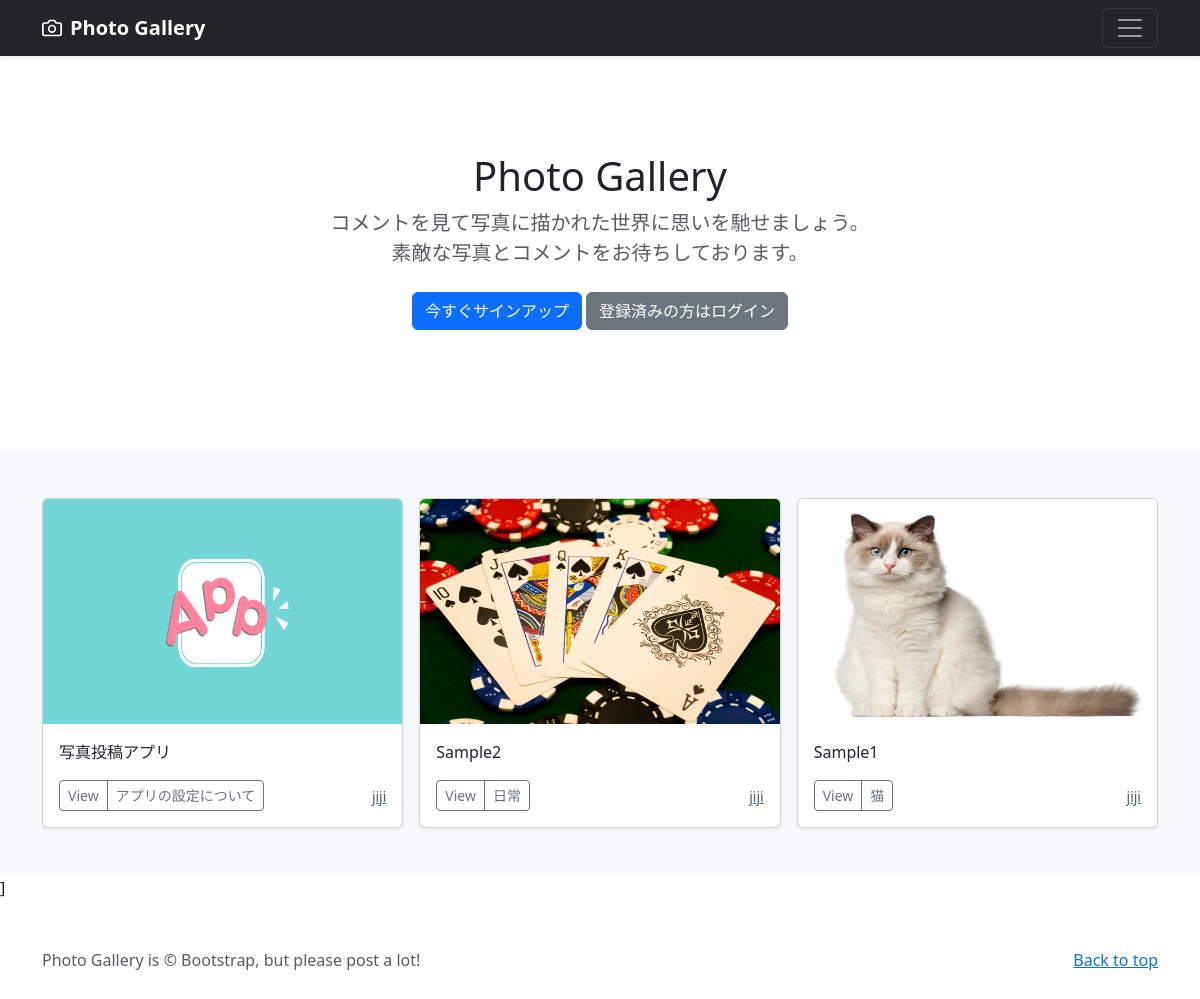
The page / on the database its author committed.
### photo/models.py (models this page shows, shortened)
class PhotoPost1(models.Model):
    user = models.ForeignKey(
        CustomUser,
        verbose_name='ユーザー',
        on_delete=models.CASCADE,
    )
    category = models.ForeignKey(
        Category1,
        verbose_name='カテゴリ',
        on_delete=models.PROTECT,
    )
    title = models.CharField(
        verbose_name='タイトル',
        max_length=200, #最大文字数は200文字
    )
    comment = models.TextField(
        verbose_name='コメント',
    )
    image1 = models.ImageField(
        verbose_name='イメージ1',
        upload_to = 'photos' #MEDIA_ROOT以下のphotosにファイル保存
    )
    image2 = models.ImageField(
        verbose_name='イメージ2',
        upload_to = 'photos',   #MEDIA_ROOT以下のphotosにファイル保存
        blank = True,   #フィールド値の設定は必須ではない
        null = True     #データベースにnullが保存されることを許容
    )
    posted_at = models.DateTimeField(
        verbose_name='投稿日時',
        auto_now_add=True   #日時を自動追加
    )

class Category1(models.Model):
    title = models.CharField(
        verbose_name='カテゴリ',
        max_length=20)

### accounts/models.py (models this page shows)
class CustomUser(AbstractUser):
    pass

### photo/views.py (the view)
# urls.py: path('', views.IndexView.as_view(), name='index'),
class IndexView(generic.ListView):
    template_name = 'index.html'
    queryset = PhotoPost1.objects.order_by('-posted_at')
    paginate_by = 9

### photo/templates/index.html (shortened to what this page needs)
{% extends 'base.html' %}
    {% block contents %}
    {% include "photos_title.html" %}
    {% include "photos_list.html" %}
    ]
    {% endblock %}

### photo/templates/photos_list.html (shortened to what this page needs)
<div class="album py-5 bg-light">
  <div class="container">
    <div class="row row-cols-1 row-cols-sm-2 row-cols-md-3 g-3">
      {% for record in object_list %}
      <div class="col">
        <div class="card shadow-sm">
          <img src="{{ record.image1.url }}"
            class="bd-placeholder-img card-img-top"
            width="100%" height="225" xmlns="http://www.w3.org/2000/svg"
            role="img" aria-label="Placeholder: Thumbnail"
            preserveAspectRatio="xMidYMid slice" focusable="false">
            <title>Placeholder</title><rect width="100%" height="100%" fill="#55595c"/>
          <div class="card-body">
            <p class="card-text">
              {{ record.title }}
            </p>
            <div class="d-flex justify-content-between align-items-center">
              <div class="btn-group">
                <button type="button"
                        class="btn btn-sm btn-outline-secondary"
                        onclick="location.href='{% url 'photo:photo_detail' record.pk %}'">
                          View</button>
                <button type="button"
                        class="btn btn-sm btn-outline-secondary"
                        oneclick="location.href='{% url 'photo:photos_cat' category=record.category.id %}">
                          {{ record.category.title }}</button>
              </div>
                <a href="{% url 'photo:user_list' user=record.user.id %}">
                  <small class="text-muted">{{ record.user.username }}</small>
                </a>
            </div>
          </div>
        </div>
      </div>
      {% endfor %}
    </div>
  </div>
</div>

### photo/templates/base.html (style rules this page uses)
.bd-placeholder-img { font-size: 1.125rem; text-anchor: middle; -webkit-user-select: none; -moz-user-select: none; user-select: none; }

### rows shown on the page
PhotoPost1: image1 (picture), title "写真投稿アプリ", category "アプリの設定について", user.username "jiji"
PhotoPost1: image1 (picture), title "Sample2", category "日常", user.username "jiji"
PhotoPost1: image1 (picture), title "Sample1", category "猫", user.username "jiji"
